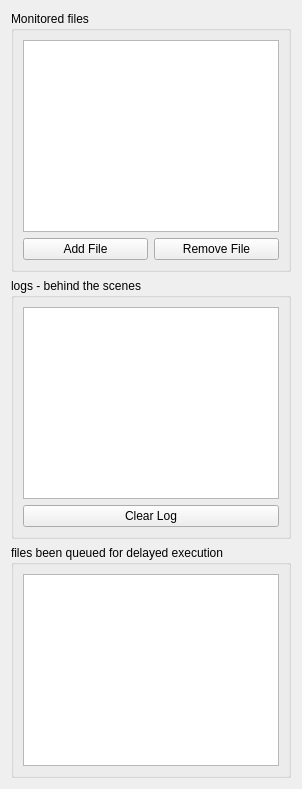
     <widget class="QWidget" name="monitorTabWidgetPage">
      <attribute name="title">
       <string>File Monitor</string>
      </attribute>
      <layout class="QVBoxLayout" name="verticalLayout">
       <item>
        <widget class="QGroupBox" name="groupBox_4">
         <property name="title">
          <string>Monitored files</string>
         </property>
         <layout class="QVBoxLayout" name="verticalLayout_11">
          <item>
           <widget class="DropTableWidget" name="watchedFilesTableWidget">
            <property name="acceptDrops">
             <bool>true</bool>
            </property>
            <property name="styleSheet">
             <string notr="true">background-image: url(:/images/dropfiles.png);background-repeat: no-repeat;background-position: center center;background-attachment: fixed;</string>
            </property>
            <property name="dragDropMode">
             <enum>QAbstractItemView::DropOnly</enum>
            </property>
            <property name="defaultDropAction">
             <enum>Qt::IgnoreAction</enum>
            </property>
            <property name="alternatingRowColors">
             <bool>false</bool>
            </property>
            <property name="selectionMode">
             <enum>QAbstractItemView::MultiSelection</enum>
            </property>
            <property name="selectionBehavior">
             <enum>QAbstractItemView::SelectRows</enum>
            </property>
            <property name="rowCount">
             <number>0</number>
            </property>
            <property name="columnCount">
             <number>2</number>
            </property>
            <attribute name="horizontalHeaderVisible">
             <bool>false</bool>
            </attribute>
            <attribute name="horizontalHeaderStretchLastSection">
             <bool>true</bool>
            </attribute>
            <attribute name="verticalHeaderVisible">
             <bool>false</bool>
            </attribute>
            <attribute name="verticalHeaderDefaultSectionSize">
             <number>20</number>
            </attribute>
            <column>
             <property name="text">
              <string>File Name</string>
             </property>
            </column>
            <column>
             <property name="text">
              <string>Status</string>
             </property>
            </column>
           </widget>
          </item>
          <item>
           <layout class="QHBoxLayout" name="horizontalLayout_2">
            <item>
             <widget class="QPushButton" name="addNewFileButton">
              <property name="text">
               <string>Add File</string>
              </property>
             </widget>
            </item>
            <item>
             <widget class="QPushButton" name="removeFileButton">
              <property name="text">
               <string>Remove File</string>
              </property>
             </widget>
            </item>
           </layout>
          </item>
         </layout>
        </widget>
       </item>
       <item>
        <widget class="QGroupBox" name="groupBox_5">
         <property name="title">
          <string>logs - behind the scenes</string>
         </property>
         <layout class="QVBoxLayout" name="verticalLayout_13">
          <item>
           <widget class="QListWidget" name="logList"/>
          </item>
          <item>
           <widget class="QPushButton" name="clearLogButton">
            <property name="text">
             <string>Clear Log</string>
            </property>
           </widget>
          </item>
         </layout>
        </widget>
       </item>
       <item>
        <widget class="QGroupBox" name="groupBox_6">
         <property name="title">
          <string>files been queued for delayed execution</string>
         </property>
         <layout class="QVBoxLayout" name="verticalLayout_14">
          <item>
           <widget class="QListWidget" name="changedFileQueueList"/>
          </item>
         </layout>
        </widget>
       </item>
      </layout>
     </widget>
